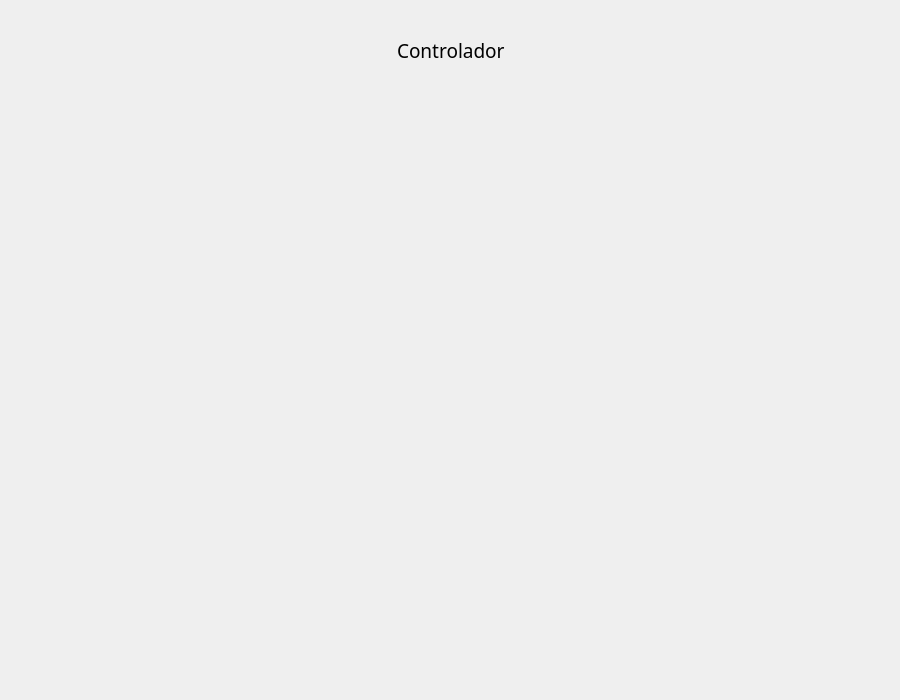
<?xml version="1.0" encoding="UTF-8"?>
<ui version="4.0">
 <class>Form</class>
 <widget class="QWidget" name="Form">
  <property name="geometry">
   <rect>
    <x>0</x>
    <y>0</y>
    <width>900</width>
    <height>700</height>
   </rect>
  </property>
  <property name="font">
   <font>
    <family>Rockwell</family>
    <pointsize>14</pointsize>
   </font>
  </property>
  <property name="windowTitle">
   <string>Controlador</string>
  </property>
  <property name="styleSheet">
   <string notr="true"/>
  </property>
  <widget class="QWidget" name="horizontalLayoutWidget">
   <property name="geometry">
    <rect>
     <x>50</x>
     <y>10</y>
     <width>801</width>
     <height>80</height>
    </rect>
   </property>
   <layout class="QHBoxLayout" name="horizontalLayout">
    <property name="sizeConstraint">
     <enum>QLayout::SetMaximumSize</enum>
    </property>
    <item>
     <spacer name="horizontalSpacer_7">
      <property name="orientation">
       <enum>Qt::Horizontal</enum>
      </property>
      <property name="sizeHint" stdset="0">
       <size>
        <width>40</width>
        <height>20</height>
       </size>
      </property>
     </spacer>
    </item>
    <item>
     <widget class="QLabel" name="title">
      <property name="sizePolicy">
       <sizepolicy hsizetype="Fixed" vsizetype="Preferred">
        <horstretch>0</horstretch>
        <verstretch>0</verstretch>
       </sizepolicy>
      </property>
      <property name="styleSheet">
       <string notr="true"/>
      </property>
      <property name="text">
       <string>Controlador</string>
      </property>
     </widget>
    </item>
    <item>
     <spacer name="horizontalSpacer_8">
      <property name="orientation">
       <enum>Qt::Horizontal</enum>
      </property>
      <property name="sizeHint" stdset="0">
       <size>
        <width>40</width>
        <height>20</height>
       </size>
      </property>
     </spacer>
    </item>
   </layout>
  </widget>
  <widget class="QWidget" name="gridLayoutWidget">
   <property name="geometry">
    <rect>
     <x>50</x>
     <y>130</y>
     <width>801</width>
     <height>551</height>
    </rect>
   </property>
   <layout class="QGridLayout" name="gridLayout"/>
  </widget>
 </widget>
 <resources/>
 <connections/>
</ui>
